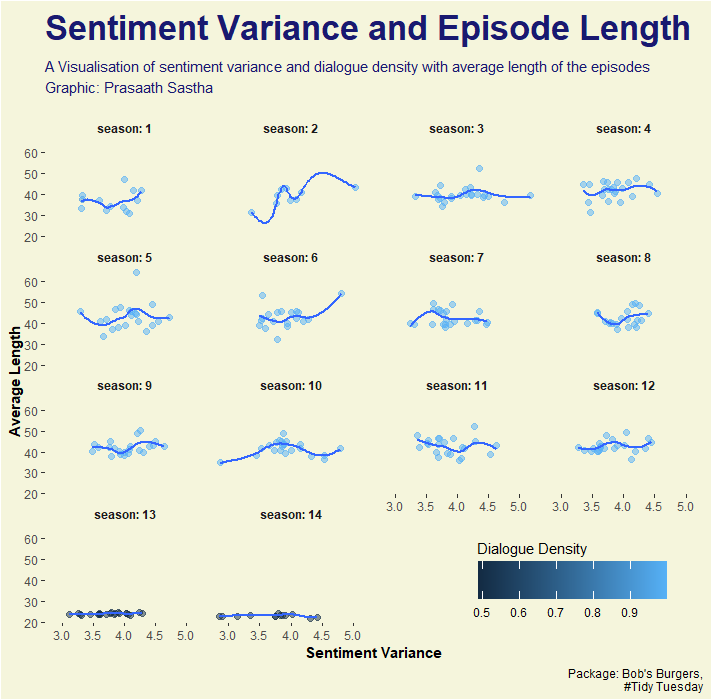

Generate this figure with R:
library(tidyverse)
library(tidytuesdayR)
library(countries)
library(ggtext)
library(showtext)
library(glue)
library(skimr)

# Loading the data from TT repo

tuesdata <- tt_load("2024-11-19")

episode_metrics <- tuesdata$episode_metrics

view(episode_metrics)
skim(episode_metrics) |> view()

# Plot aesthetics
bgcol <- 	"#F5F5DC"
textcol <- "#191970"
title <- "Sentiment Variance and Episode Length"
st <- "A Visualisation of sentiment variance and dialogue density with average length of the episodes
Graphic: Prasaath Sastha"

episode_metrics |> 
  ggplot(aes(sentiment_variance, avg_length))+ 
  geom_point(aes(colour = dialogue_density),size = 2, alpha = 0.5)+ 
  geom_smooth(aes(sentiment_variance), se = FALSE)+
  facet_wrap(~ season, labeller = label_both)+
  theme(
    legend.direction = "horizontal",
    legend.title.position = "top",
    legend.position = "inside",
    legend.position.inside = c(0.8,0.09),
    legend.background = element_rect(fill = bgcol),
    legend.key.size = unit(1.0, "cm"),
    plot.background = element_rect(fill = bgcol),
    panel.background = element_rect(fill = bgcol),
    panel.grid = element_blank(),
    strip.background = element_rect(fill = bgcol),
    plot.title = element_text(
      size        = rel(2.3),
      family      = "title",
      face        = "bold",
      color       = textcol,
      margin      = margin(t = 5, b = 5)
    ),
    plot.subtitle = element_text(
      size        = rel(1.05),
      family      = "subtitle",
      color       = textcol,
      lineheight  = 1.1,
      margin      = margin(t = 5, b = 15)
    ),
    axis.title = element_text(face = "bold"),
    strip.text = element_text(face = "bold")
  )+
  labs(
    color = "Dialogue Density",
    x = "Sentiment Variance",
    y = "Average Length",
    title = title,
    subtitle = st,
    caption = "Package: Bob's Burgers,
    #Tidy Tuesday"
  )
